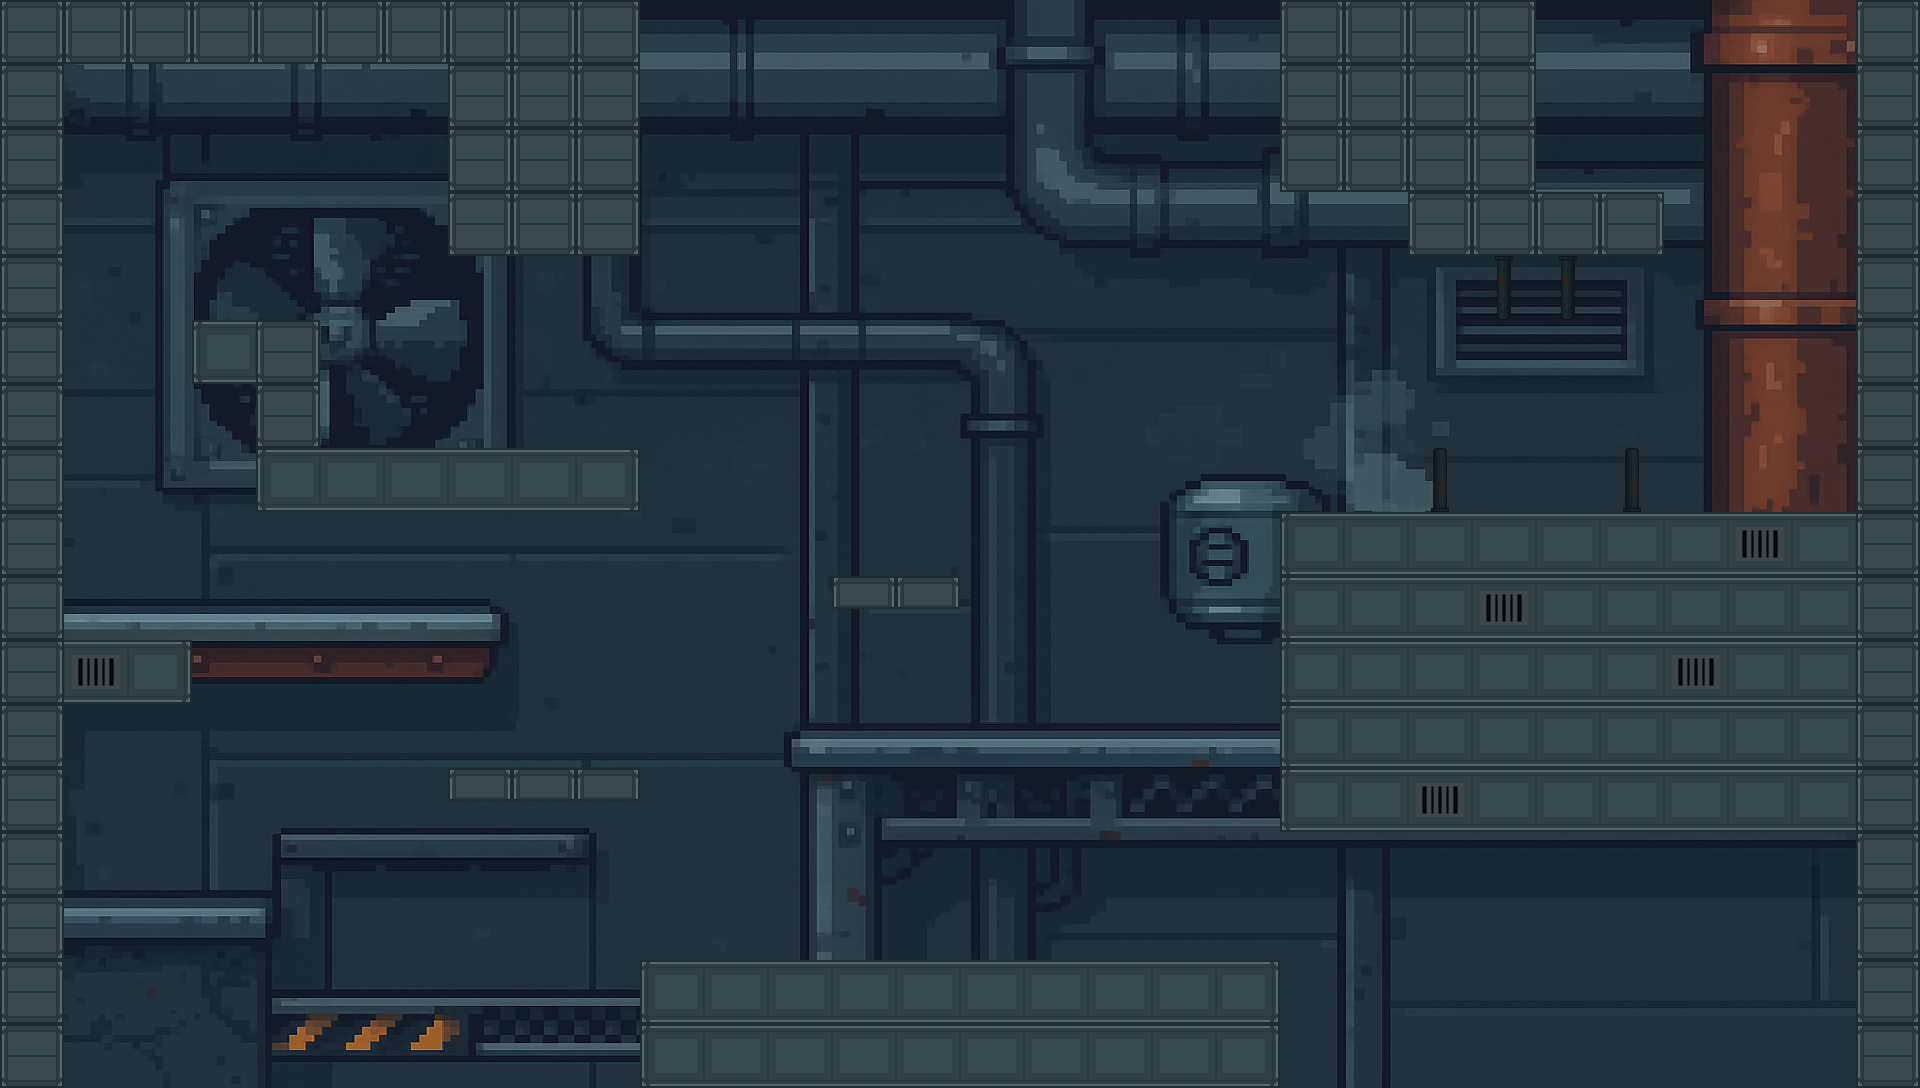

Rendered tile map (Tiled .tmx) drawn with the repository's tilesets; below, a short description and the full map source, tile grids included:
An orthogonal 30x17 tile map with 64x64 px tiles, 2 tile layers (Camada de Blocos 1, Camada de Blocos 2), 1 image layer.

<map version="1.10" tiledversion="1.11.2" orientation="orthogonal" renderorder="right-down" width="30" height="17" tilewidth="64" tileheight="64" infinite="0" nextlayerid="4" nextobjectid="1">
 <tileset firstgid="1" source="tileset-duto.tsx" />
 <imagelayer id="3" name="Camada de Imagens 1">
  <image source="duto.png" width="1920" height="1088" />
 </imagelayer>
 <layer id="2" name="Camada de Blocos 1" width="30" height="17">
  <properties>
   <property name="type" value="interactive-block" />
  </properties>
  <data encoding="csv">
5,5,5,5,5,5,5,5,0,5,0,0,0,0,0,0,0,0,0,0,5,5,5,5,0,0,0,0,0,5,
5,0,0,0,0,0,0,5,0,5,0,0,0,0,0,0,0,0,0,0,5,0,0,5,0,0,0,0,0,5,
5,0,0,0,0,0,0,5,0,5,0,0,0,0,0,0,0,0,0,0,5,5,0,5,0,0,0,0,0,5,
5,0,0,0,0,0,0,5,5,5,0,0,0,0,0,0,0,0,0,0,0,0,5,5,5,5,0,0,0,5,
5,0,0,0,0,0,0,0,0,0,0,0,0,0,0,0,0,0,0,0,0,0,0,3221225480,3221225480,0,0,0,0,5,
5,0,0,1,5,0,0,0,0,0,0,0,0,0,0,0,0,0,0,0,0,0,0,0,0,0,0,0,0,5,
5,0,0,0,5,0,0,0,0,0,0,0,0,0,0,0,0,0,0,0,0,0,0,0,0,0,0,0,0,5,
5,0,0,0,1,2,2,2,2,4,0,0,0,0,0,0,0,0,0,0,0,0,8,0,0,8,0,0,0,5,
5,0,0,0,0,0,0,0,0,0,0,0,0,0,0,0,0,0,0,0,1,2,2,2,2,2,2,3,2,5,
5,0,0,0,0,0,0,0,0,0,0,0,0,6,6,0,0,0,0,0,1,0,0,0,0,0,0,0,0,5,
5,3,4,0,0,0,0,0,0,0,0,0,0,0,0,0,0,0,0,0,1,0,0,0,0,0,0,0,0,5,
5,0,0,0,0,0,0,0,0,0,0,0,0,0,0,0,0,0,0,0,1,0,0,0,0,0,0,0,0,5,
5,0,0,0,0,0,0,6,6,6,0,0,0,0,0,0,0,0,0,0,1,2,3,2,2,2,2,2,2,5,
5,0,0,0,0,0,0,0,0,0,0,0,0,0,0,0,0,0,0,0,0,0,0,0,0,0,0,0,0,5,
5,0,0,0,0,0,0,0,0,0,0,0,0,0,0,0,0,0,0,0,0,0,0,0,0,0,0,0,0,5,
5,0,0,0,0,0,0,0,0,0,1,2,2,2,2,2,2,2,2,4,0,0,0,0,0,0,0,0,0,5,
5,0,0,0,0,0,0,0,0,0,1,0,0,0,0,0,0,0,0,4,0,0,0,0,0,0,0,0,0,5
</data>
 </layer>
 <layer id="1" name="Camada de Blocos 2" width="30" height="17">
  <data encoding="csv">
0,0,0,0,0,0,0,0,5,0,0,0,0,0,0,0,0,0,0,0,0,0,0,0,0,0,0,0,0,0,
0,0,0,0,0,0,0,0,5,0,0,0,0,0,0,0,0,0,0,0,0,5,5,0,0,0,0,0,0,0,
0,0,0,0,0,0,0,0,5,0,0,0,0,0,0,0,0,0,0,0,0,0,5,0,0,0,0,0,0,0,
0,0,0,0,0,0,0,0,0,0,0,0,0,0,0,0,0,0,0,0,0,0,0,0,0,0,0,0,0,0,
0,0,0,0,0,0,0,0,0,0,0,0,0,0,0,0,0,0,0,0,0,0,0,0,0,0,0,0,0,0,
0,0,0,0,0,0,0,0,0,0,0,0,0,0,0,0,0,0,0,0,0,0,0,0,0,0,0,0,0,0,
0,0,0,0,0,0,0,0,0,0,0,0,0,0,0,0,0,0,0,0,0,0,0,0,0,0,0,0,0,0,
0,0,0,0,0,0,0,0,0,0,0,0,0,0,0,0,0,0,0,0,0,0,0,0,0,0,0,0,0,0,
0,0,0,0,0,0,0,0,0,0,0,0,0,0,0,0,0,0,0,0,0,0,0,0,0,0,0,0,0,0,
0,0,0,0,0,0,0,0,0,0,0,0,0,0,0,0,0,0,0,0,0,2,2,3,2,2,2,2,2,0,
0,0,0,0,0,0,0,0,0,0,0,0,0,0,0,0,0,0,0,0,0,2,2,2,2,2,3,2,2,0,
0,0,0,0,0,0,0,0,0,0,0,0,0,0,0,0,0,0,0,0,0,2,2,2,2,2,2,2,2,0,
0,0,0,0,0,0,0,0,0,0,0,0,0,0,0,0,0,0,0,0,0,0,0,0,0,0,0,0,0,0,
0,0,0,0,0,0,0,0,0,0,0,0,0,0,0,0,0,0,0,0,0,0,0,0,0,0,0,0,0,0,
0,0,0,0,0,0,0,0,0,0,0,0,0,0,0,0,0,0,0,0,0,0,0,0,0,0,0,0,0,0,
0,0,0,0,0,0,0,0,0,0,0,0,0,0,0,0,0,0,0,0,0,0,0,0,0,0,0,0,0,0,
0,0,0,0,0,0,0,0,0,0,0,2,2,2,2,2,2,2,2,0,0,0,0,0,0,0,0,0,0,0
</data>
 </layer>
</map>
